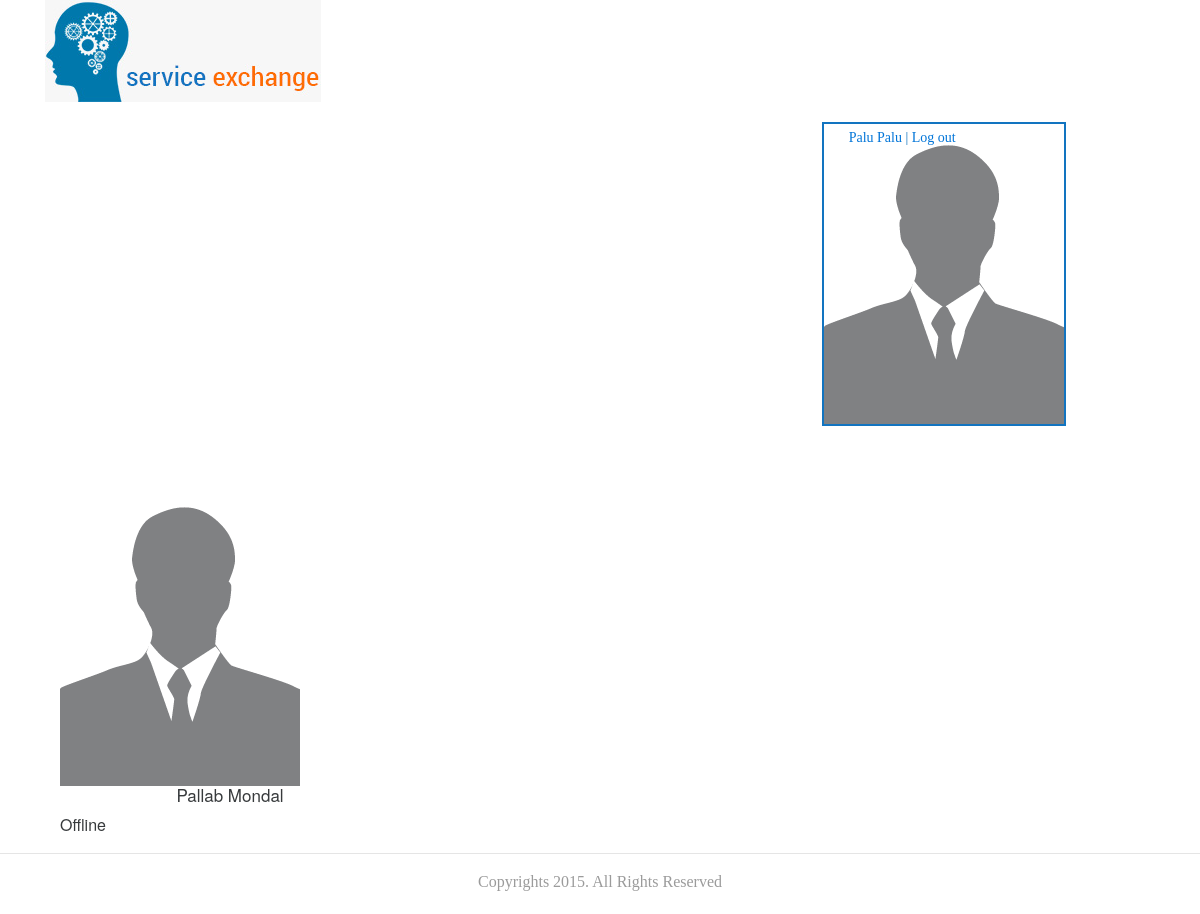
Screenshot of /known_service_provider.php (signed in) with the database file from the repository.
### tables this page shows
CREATE TABLE `service_requester` (
  `ID` varchar(4) DEFAULT NULL,
  `SRID` varchar(10) NOT NULL DEFAULT '',
  `First_Name` varchar(11) DEFAULT NULL,
  `Last_Name` varchar(13) DEFAULT NULL,
  `Address` varchar(31) DEFAULT NULL,
  `City` varchar(30) DEFAULT NULL,
  `State` varchar(25) DEFAULT NULL,
  `Zip` varchar(17) DEFAULT NULL,
  `Country` varchar(9) DEFAULT NULL,
  `Phone1` varchar(12) DEFAULT NULL,
  `Phone2` varchar(12) DEFAULT NULL,
  `email` varchar(41) DEFAULT NULL,
  `TimeZone` varchar(8) DEFAULT NULL,
  `Languages` varchar(9) DEFAULT NULL,
  `BankName` varchar(8) DEFAULT NULL,
  `BankAccountNumber` varchar(17) DEFAULT NULL,
  `BankSWIFTCode` varchar(13) DEFAULT NULL,
  `NumberOfTimesRequested` varchar(22) DEFAULT NULL,
  `TimesConnected` varchar(14) DEFAULT NULL,
  `AmountPaid` varchar(10) DEFAULT NULL,
  `userName` varchar(50) NOT NULL,
  `password` varchar(50) NOT NULL,
  `status` varchar(100) NOT NULL,
  PRIMARY KEY (`SRID`)
);

CREATE TABLE `service_provider` (
  `ID` varchar(4) NOT NULL,
  `SPID` varchar(10) NOT NULL,
  `Password` varchar(50) NOT NULL,
  `First_Name` varchar(11) NOT NULL,
  `Last_Name` varchar(13) NOT NULL,
  `Address` varchar(33) NOT NULL,
  `City` varchar(30) NOT NULL,
  `State` varchar(30) NOT NULL,
  `Zip` varchar(17) NOT NULL,
  `Country` varchar(9) NOT NULL,
  `Phone1` varchar(12) NOT NULL,
  `Phone2` varchar(12) NOT NULL,
  `email` varchar(41) NOT NULL,
  `TimeZone` varchar(8) NOT NULL,
  `Languages` varchar(9) NOT NULL,
  `Profession` varchar(10) NOT NULL,
  `Specialisation` varchar(14) NOT NULL,
  `DegreeLevel` varchar(14) NOT NULL,
  `Degree` varchar(8) NOT NULL,
  `Institution` varchar(11) NOT NULL,
  `YearsOfExperience` varchar(17) NOT NULL,
  `Rates` varchar(21) NOT NULL,
  `BankName` varchar(8) NOT NULL,
  `BankAccountNumber` varchar(17) NOT NULL,
  `BankSWIFTCode` varchar(13) NOT NULL,
  `NumberOfTimesListed` varchar(19) NOT NULL,
  `TimesConnectedConnected` varchar(23) NOT NULL,
  `AmountEarned` varchar(12) NOT NULL,
  PRIMARY KEY (`SPID`)
);

### known_service_provider.php (the view, shortened to what this page needs)
<?php
require('config.php');
if(isset($_SESSION['SESS_SR_ID'])) {
	$SRID=$_SESSION['SESS_SR_ID'];
	$qryProfile=mysqli_query($bd, "SELECT * FROM service_requester WHERE SRID='$SRID'");
	if($memProfile=mysqli_fetch_assoc($qryProfile)) {
    $srfname=$memProfile['First_Name'];
    $srlname=$memProfile['Last_Name'];
	}
}
else {
  header('location:index.php?error="loginerror"');
  exit();
}
?>
<!DOCTYPE html>
<html lang="en">
  <head>
    <link href="css/bootstrap.css" rel="stylesheet">
    <link href="css/custom.css" rel="stylesheet">
  </head>
  <body>
  <div id="header">
  <div class="container">
  <a href="#"><div id="logo"><img src="images/logo.jpg" alt="logo"></div></a>
  <?php
  if(isset($_SESSION['SESS_ID'])) {
	?>
    <div class="main_image_box">
    <div class="main_image"><img src="profile_images/no-profile-img-male.gif" alt="image"></div>
    <span class="main_image_name_text"><a href="service_provider_page.php"><?php echo $fname." ".$lname;?></a> | <a href="logout.php">Log out</a></span>
    </div>
    <?php
  }
elseif(isset($_SESSION['SESS_SR_ID'])){
	?>
    <div class="main_image_box" style="float:left;">
  </div>
    <div class="main_image_box">
  <div class="main_image"><img src="profile_images/no-profile-img-male.gif" alt="image"></div>
  <span class="main_image_name_text"><a href="service_requestor_profile_page.php"><?php echo $srfname." ".$srlname;?></a> | <a href="logout.php">Log out</a></span>
  </div>
  <?php
}
?>
  </div>
  </div>
  <div class="main_body_box" style="background:none; margin-top:60px;">
      <div class="container">
        <?php
          $qryKsp=mysqli_query($bd, "SELECT DISTINCT SPID FROM sp_sr_connect WHERE SRID='$SRID'");
          while($memKsp=mysqli_fetch_assoc($qryKsp)) {
            $ksp_id=$memKsp['SPID'];
            $qryDsp=mysqli_query($bd, "SELECT * FROM service_provider INNER JOIN status ON service_provider.SPID = status.SPID WHERE service_provider.SPID ='$ksp_id'");
            $memDsp=mysqli_fetch_assoc($qryDsp);
            $lastActivity=$memDsp['lastActivity'];
            $timeNow=date('ymdhis');
            $timediff=$timeNow-$lastActivity;
            if($timediff>30){
            ?>
              <div class="col-lg-4">
                <div class="main-box">
                  <div class="icon-box">
                      <?php
                      if(file_exists("profile_images/".$ksp_id.".jpg")) {
                      ?>
                        <img src="profile_images/<?php echo $ksp_id.".jpg"; ?>" alt="image">
                      <?php
                      }
                      else {
                      ?>
                        <img src="profile_images/no-profile-img-male.gif" alt="image">
                      <?php
                      }
                      ?>
                  </div>
                  <h2 style="font-size: 17px; text-align: center; float: left;  width: 100%;"><?php echo $memDsp['First_Name']." ".$memDsp['Last_Name']?><br></h2>
                  <div class="deactive-btn">Offline</div>
                </div>
              </div>
            <?php
            }
          }
        ?>
      </div>
      <hr />
      <div class="copy_text">Copyrights 2015.  All Rights Reserved</div>
  </div>
  </body>
</html>

### css/custom.css (style rules this page uses)
.main_body_box { width:100%; float:left; background:url(../images/bg.jpg) no-repeat; }
.copy_text { width:100%; float:left; font-family:'Roboto-Regular'; font-size:16px; color:#9b9b9b; text-align:center; margin-bottom:20px; }
.main_image_box { width:30%; float:right; margin-top:20px; }
.main_image { width:6%; float:left; }
.main_image_name_text { width:60%; float:left; font-family:'RobotoCondensed-Regular'; font-size:14px; color:#1274c0; margin-top:5px; margin-left:2%; }
.main_image img { border:2px solid #1274c0; }

### rows the page displays
service_requester: First_Name "Palu", Last_Name "Palu"
service_provider: First_Name "Pallab", Last_Name "Mondal"
